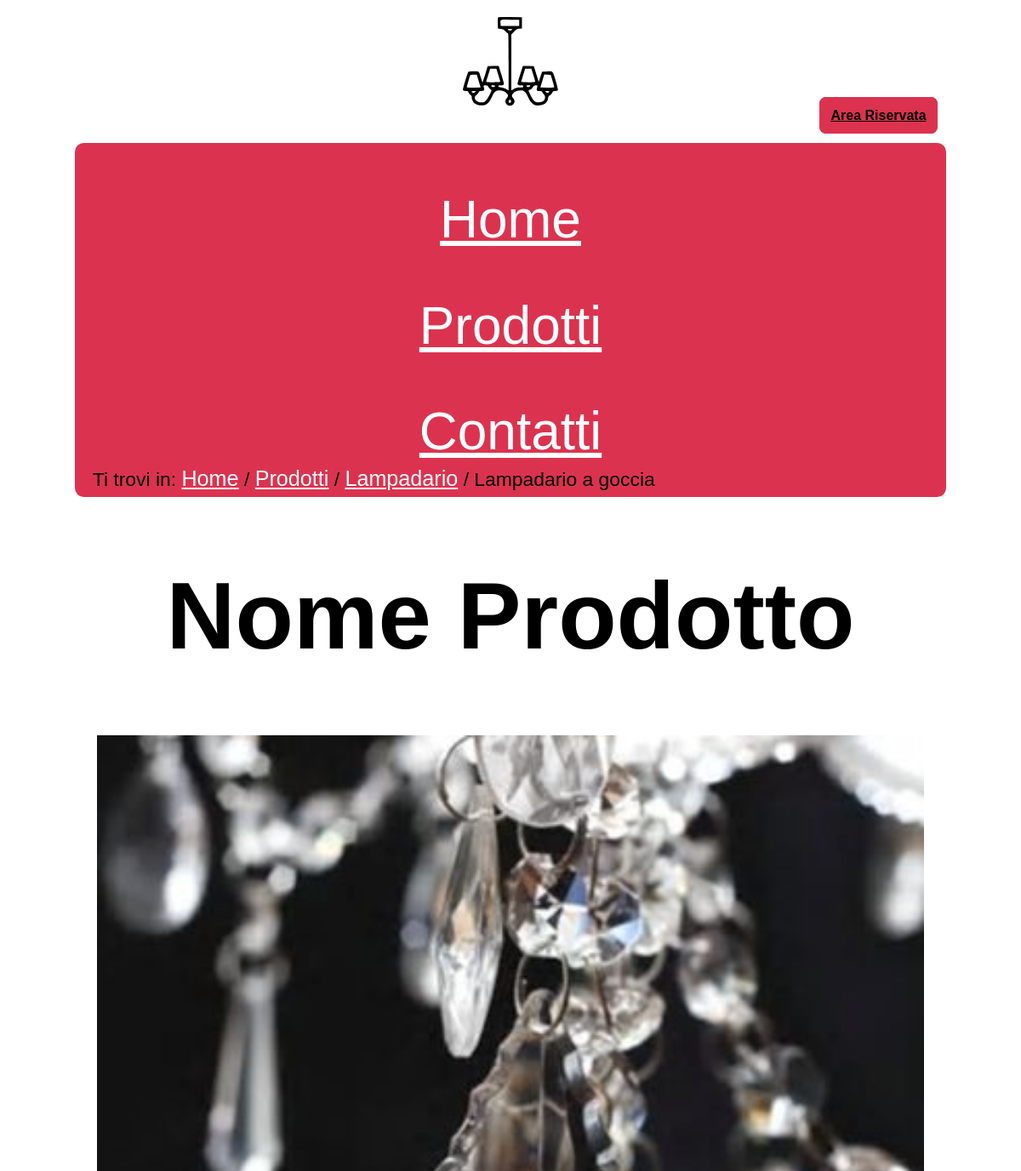
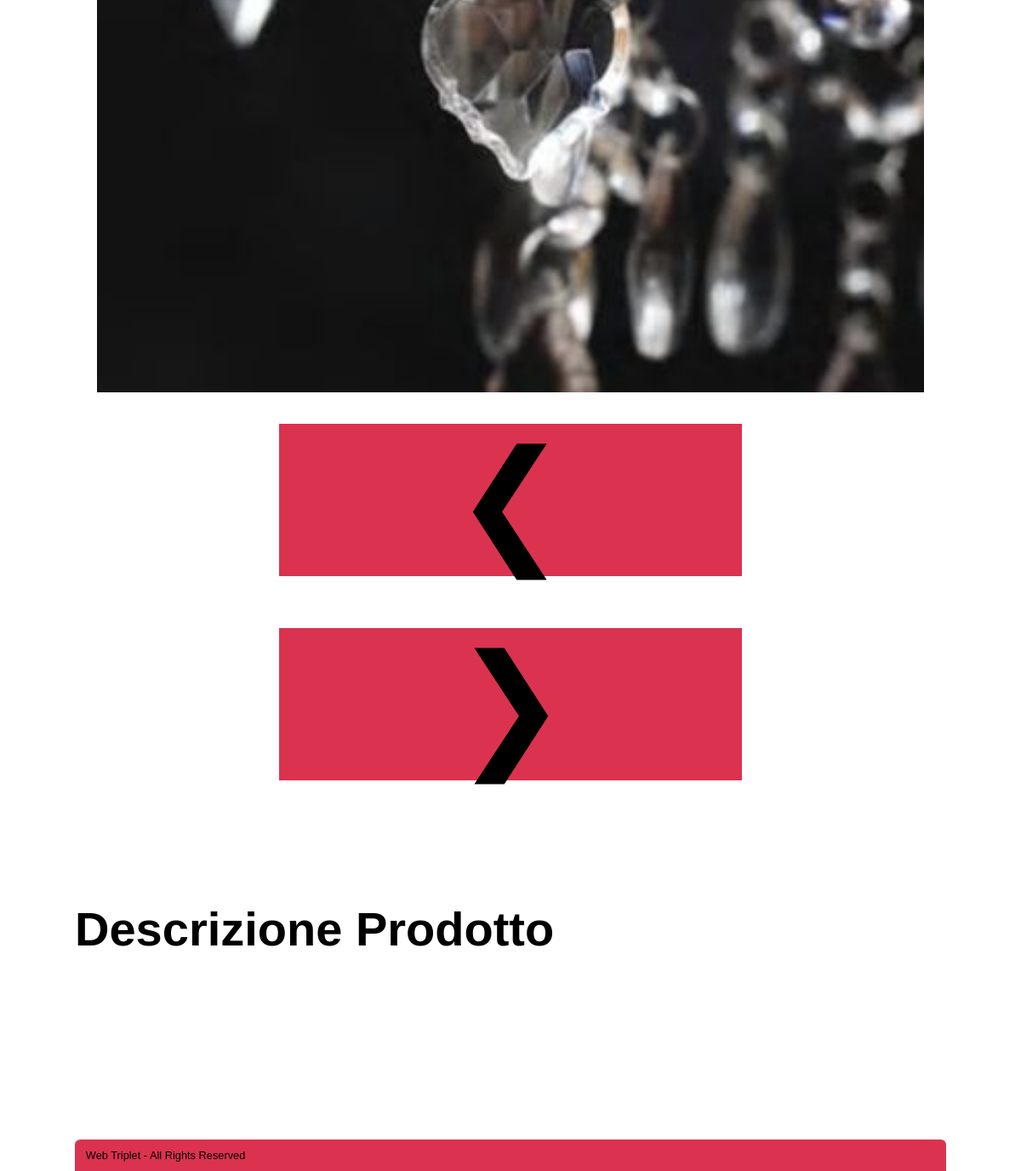
The app's page /prodotto.php?prod=1 with its own data (2 pictures, top to bottom).
### tables this page shows
CREATE TABLE IF NOT EXISTS `categoria` (
  `id_categoria` int(100) NOT NULL AUTO_INCREMENT,
  `Nome` varchar(100) NOT NULL,
  `Descrizione` varchar(500) DEFAULT NULL,
  UNIQUE KEY `id_categoria` (`id_categoria`)
);

CREATE TABLE IF NOT EXISTS `prodotti` (
  `id_prodotto` int(100) NOT NULL AUTO_INCREMENT,
  `id_categoria` int(100) NOT NULL,
  `Nome` varchar(100) NOT NULL,
  `Descrizione` varchar(500) NOT NULL,
  PRIMARY KEY (`id_prodotto`,`id_categoria`),
  KEY `prodotti` (`id_categoria`)
);

CREATE TABLE IF NOT EXISTS `immagini` (
  `id_prodotto` int(100) NOT NULL,
  `id_categoria` int(100) NOT NULL,
  `path` varchar(500) NOT NULL,
  `alt_img` text DEFAULT NULL,
  UNIQUE KEY `path` (`path`),
  KEY `id_prodotto` (`id_prodotto`,`id_categoria`)
);

### PHP/connessione2.php (called while the page is built, shortened)
<?php
class DBAccess
{
    private static function startConnection()
    {
        try {
            return new mysqli(DBAccess::HOST_DB, DBAccess::USERNAME, DBAccess::PASSWORD, DBAccess::DATABASE_NAME);
        } catch (Exception $e) {
            http_response_code(500);
            if(isset($_SESSION["ruolo"])) {
                if($_SESSION["ruolo"] == "user") {
                    echo file_get_contents(dirname(__FILE__) . "/../HTML/500Utente.html");
                } elseif($_SESSION["ruolo"] == "admin") {
                    echo file_get_contents(dirname(__FILE__) . "/../HTML/500Amministratore.html");
                }
            } else {
                echo file_get_contents(dirname(__FILE__) . "/../HTML/500Semplice.html");
            }
            die();
        }
    }
    public static function dbQuery($query, ...$parametri)
    {
        $connection = self::startConnection();
        $stmt = $connection->prepare($query);
        if (count($parametri) > 0) {
            $stmt->bind_param(str_repeat("s", count($parametri)), ...$parametri);
        }
        $stmt->execute();
        $queryResult = $stmt->get_result();
        $select = false;
        if (strpos($query, "SELECT") === 0) {
            $select = true;
        }
        if ($select) {
            $result = array();
            while ($row = mysqli_fetch_assoc($queryResult)) {
                array_push($result, $row);
            }
            if (empty($result)) {
                return null;
            } else {
                return $result;
            }
        } else {
            $connection->close();
            return true;
        }
    }
}
?>

### prodotto.php (the view, shortened to what this page needs)
<?php
require_once "PHP/class.php";
if (isset($_GET["prod"])) {
    $replace = $keywords = "";
    $result = Access::getProduct($_GET["prod"]);
    $result1 = Access::getProductImages($_GET["prod"]);
    $result3 = Access::getKeyWordsProdotto($_GET["prod"]);
    if (!empty($result)) {
        $nome = $result[0]['Nome'];
        $idcat = $result[0]['id_categoria'];
        if (!empty($result3)) {
            for ($i = 0; $i < count($result3); $i++) {
                if ($i == count($result3) - 1) {
                    $keywords .= $result3[$i]["Nome"];
                } else {
                    $keywords .= $result3[$i]["Nome"] . ", ";
                }
            }
        }
        if (isset($_SESSION["username"])) {
            $template = Access::getHeader($nome, "Lista prodotti di una categoria scelta.", "Categorie, Prodotti, Oggettistica di vetro, ".$keywords, $_SESSION["ruolo"], Access::getCategoryName($idcat), "categorie.php?cat=" . $idcat, "Prodotti", "categorie.php");
        } else {
            $template = Access::getHeader($nome, "Lista prodotti di una categoria scelta.", "Categorie, Prodotti, Oggettistica di vetro, ".$keywords, null, Access::getCategoryName($idcat), "categorie.php?cat=" . $idcat, "Prodotti", "categorie.php");
        }
        $template .= file_get_contents("HTML/prodotto.html");
        if (!empty($result1)) {
            $slide='<div class="slideshow-container">
            <div class="position-container">';
            $dotContainer = '<div class="slideshow-dots">';
                for ($i = 0; $i < count($result1); $i++) {
                $slide .= "<div class=\"mySlides-home fade\">
            <img src=\"" . $result[$i]["path"] . "\" alt=\"" . $result[$i]["alt_img"] . "\" width=\"400\" height=\"400\"/></div>";
            $dotContainer .= '<span class="dot" data-slide-index="' . $i . '"></span>';
            }
            $dotContainer .= '</div>';
                $slide.='<a class="prev-home" >&#10094;</a>
                <a class="next-home">&#10095;</a>
            </div>
            </div>';
            $template = str_replace('', $slide, $template);
            $template = str_replace('', $dotContainer, $template);
        }
    } else {
        header("Location: categorie.php");
    }
}
echo $template;
?>

### PHP/class.php (shortened to what this page needs)
<?php
require_once "connessione2.php";
class Access
{
    public static function getCategoryName($id_categoria)
    {
        $result = DBAccess::dbQuery("SELECT DISTINCT Nome FROM categoria WHERE id_categoria = ?", $id_categoria);
        if ($result !== false && $result !== null) {
            $result = $result[0]['Nome'];
        }
        return $result;
    }
    public static function getProduct($id_prodotto)
    {
        return DBAccess::dbQuery("SELECT prodotti.id_prodotto, prodotti.id_categoria, prodotti.Nome, prodotti.Descrizione, immagini.path, immagini.alt_img
        FROM prodotti LEFT JOIN immagini ON  prodotti.id_prodotto = immagini.id_prodotto WHERE prodotti.id_prodotto = ?", $id_prodotto);
    }
    public static function getKeyWordsProdotto($id_prodott)
    {
        return DBAccess::dbQuery("SELECT `Nome` FROM `tags` WHERE `prodotto` = ?", $id_prodott);
    }
    public static function getHeader($title, $description, $keywords, $ruolo = null, $category = null, $linkcategory = null, $uppercategory = null, $linkuppercategory = null, $noindex = false)
    {
        $pagina = "";
        if ($ruolo == "user") {
            $pagina = file_get_contents("HTML/headerUtente.html");
        } elseif ($ruolo == "admin") {
            $pagina = file_get_contents("HTML/headerAmministratore.html");
        } else {
            $pagina = file_get_contents("HTML/headerSemplice.html");
        }
        $pagina = str_replace('<title></title>', '<title>' . Access::deletelang($title) . ' - Véro</title>', $pagina);
        $pagina = str_replace('<meta name="description" content="" />', '<meta name="description" content="' . Access::deletelang($description) . '" />', $pagina);
        $pagina = str_replace('<meta name="keywords" content="" />', '<meta name="keywords" content="' . Access::deletelang($keywords) . '" />', $pagina);
        if ($uppercategory !== null) {
            $breadcrumb = '<p>Ti trovi in: <a href="index.php" lang="en">Home</a> / <a href="' . $linkuppercategory . '">' . $uppercategory . '</a> / ' . '<a href="' . $linkcategory . '">' . $category . '</a> / ' . $title . '</p>';
        } elseif ($category !== null) {
            $breadcrumb = '<p>Ti trovi in: <a href="index.php" lang="en">Home</a> / ' . ' <a href="' . $linkcategory . '">' . $category . '</a> / ' . $title . '</p>';
        } elseif ($title != "Home") {
            $breadcrumb = '<p>Ti trovi in: <a href="index.php" lang="en">Home</a> / ' . $title . '</p>';
        } else {
            $breadcrumb = '<p>Ti trovi in: <span lang="en">Home</span></p>';
        }
        $pagina = str_replace('<p>Ti trovi in: <span lang="en">Home</span></p>', $breadcrumb, $pagina);
        $pagina2 = Access::lang($pagina);
        return $pagina2;
    }
    public static function lang($str, $link = false)
    {
        $pattern = "#\[(.+?)\]#";
        preg_match_all($pattern, $str, $match);
        $match = $match[0];
        $match = array_unique($match);
        $value = array();
        for ($i = 0; $i < count($value); $i++) {
            $str = str_replace($match[$i], $value[$i], $str);
        }
        return $str;
    }
    public static function deletelang($str)
    {
        $pattern = "#\[(.+?)\]#";
        preg_match_all($pattern, $str, $match);
        $match = $match[0];
        $match = array_unique($match);
        return $str;
    }
}

### CSS/style.css (style rules this page uses)
* { padding: 0em; margin: 0em; }
:root { --visitedcolor: #000000; --linkcolor: #FFFFFF; --bgfuncolor: #DB334F; --bgcolor: #FFFFFF; --txtcolor: #000000; --shadowcolor: #d2d2d2; }
html, body { font-size: 100%; font-family: "Verdana", sans-serif; line-height: 1.5em; background-color: var(--bgcolor); color: var(--txtcolor); margin: auto; }
body { max-width: 1024px; }
h1,h2 { text-align: center; }
#nomemenu h1 { background-image: url('../img/logo_vetrina.svg'); background-repeat: no-repeat; background-position: center; background-size: contain; text-indent: -9999px; line-height: 1.5em; font-size: 6em; }
#riservata { text-align: right; }
#box { background-color: var(--bgfuncolor); padding: 0.3em 1em 0.1em 1.0em; border-radius: 0.5em 0.5em 0.5em 0.5em; font-size: 1.3em; }
#menu { text-align: center; }
#menu ul { list-style-type: none; display: inline-block; text-align: left; }
#menu ul li { margin-top: 1em; text-align: center; }
a { background-color: var(--bgfuncolor); }
a:link { color: var(--linkcolor); }
#box a { background-color: var(--bgfuncolor); font-size: 1.3em; }
#box a:link { color: var(--linkcolor); font-size: 1.3em; }
@media (max-aspect-ratio: 1/1.7) { #menu { font-size: 2.3em; } }
@media (max-aspect-ratio: 1/1.7) { #menu ul { line-height: 1.5em; } }
#breadcrumb { background-color: var(--bgfuncolor); padding: 0.1em 0em 0.3em 0em; border-radius: 0px 0px 0.5em 0.5em; font-size: 1.1em; }
#breadcrumb a:link { font-size: 1.1em; }
#footer { font-size: 0.8em; background-color: var(--bgfuncolor); padding: 0.5em 1em 0.5em 1em; border-radius: 0.5em 0.5em 0em 0em; }
.slideshow-container { text-align: center; position: relative; display: flex; width: 100%; height: auto; margin: 2em auto; max-width: 100%; }
#product-name { font-size: 7em; line-height: 1.5; margin: 0.5em; }
.slideshow-container img { width: 95%; height: 95%; }
.position-container { position: relative; height: 200%; width: 100%; }
.prev-home, .next-home { font-size: 10em; line-height: 1.5; padding-right: 20%; padding-left: 20%; }
.descr_prodotto { font-size: 3.5em; line-height: 1.5; margin-top: 10%; margin-bottom: 10%; }
#content { position: relative; }
#description > form { font-size: 2em; line-height: 1.5; padding: 5%; }
#riservata a { color: var(--visitedcolor); font-weight: bold; font-size: 1em; line-height: 1.5; border: 0.2em solid var(--bgfuncolor); border-radius: 0.5em; padding:1%; margin: 1%; position:relative; bottom: 20px; }
.mySlides-home { display: none; }

### CSS/print.css (style rules this page uses)
* { padding: 0em; margin: 0em; }
:root { --visitedcolor: #000000; --linkcolor: #FFFFFF; --bgfuncolor: #DB334F; --bgcolor: #FFFFFF; --txtcolor: #000000; --shadowcolor: #d2d2d2; }
html, body { font-size: 100%; font-family: "Verdana", sans-serif; line-height: 1.5em; background-color: var(--bgcolor); color: var(--txtcolor); margin: auto; }
body { max-width: 1024px; }
h1 { text-align: center; }
#nomemenu h1 { text-indent: 0em; line-height: 1.5em; font-size: 6em; }
#riservata { display: none; }
#box { background-color: var(--bgfuncolor); padding: 0em 0em 0em 0em; border-radius: 0em 0em 0em 0em; font-size: 1.3em; }
#menu { text-align: center; display: none; }
#menu ul { list-style-type: none; display: inline-block; text-align: left; display: none; }
#menu ul li { margin-top: 1em; text-align: center; display: none; }
a { background-color: var(--bgfuncolor); }
a:link { color: var(--linkcolor); }
#box a { background-color: var(--bgfuncolor); font-size: 1.3em; }
#box a:link { color: var(--linkcolor); font-size: 1.3em; }
#breadcrumb { background-color: var(--bgfuncolor); padding: 0em 0em 0.0em 0em; border-radius: 0em 0em 0em 0em; font-size: 1.1em; }
#breadcrumb a:link { font-size: 1.1em; }
#footer { font-size: 0.8em; background-color: var(--bgfuncolor); padding: 0.5em 1em 0.5em 1em; border-radius: 0.5em 0.5em 0em 0em; }
.slideshow-container { height: auto; width: 300px; height: 300px; margin: 20px auto; text-align: center; position: relative; box-shadow: 4px 4px 10px 10px rgba(0, 0, 0, 0.2); }
.slideshow-container img { max-width: 100%; height: auto; width: 300px; height: 300px; }
.position-container { position: relative; height: 300px; width: 300px; margin: auto; }
.fade { animation-name: fade; animation-duration: 2s; }
#content { position: relative; }
.prev-home { display: none; }
.next-home { display: none; }

### records on screen
categoria: Nome "Lampadario"
prodotti: template "Nome Prodotto Descrizione Prodotto Web Triplet - All Rights Reserved"
immagini: path (picture)

### other values on screen
$uppercategory "Prodotti"
$title "Lampadario a goccia"
